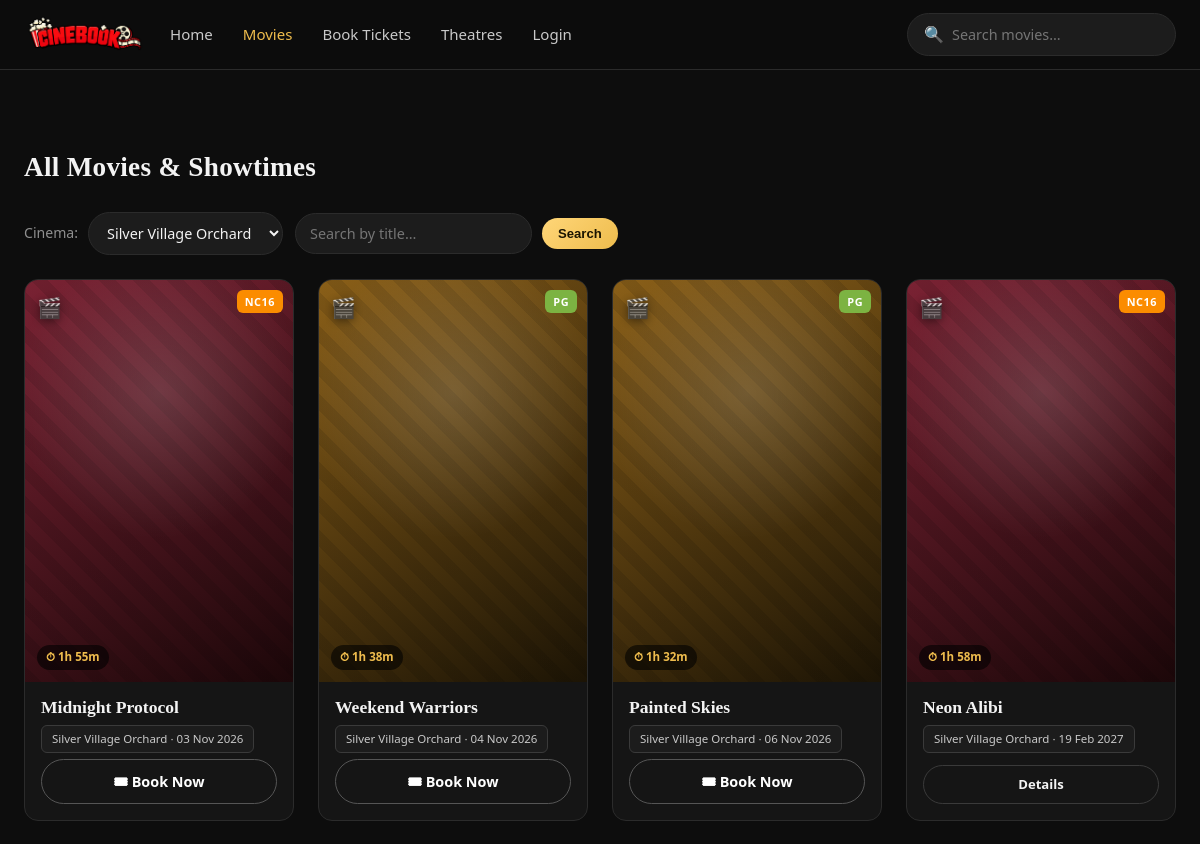
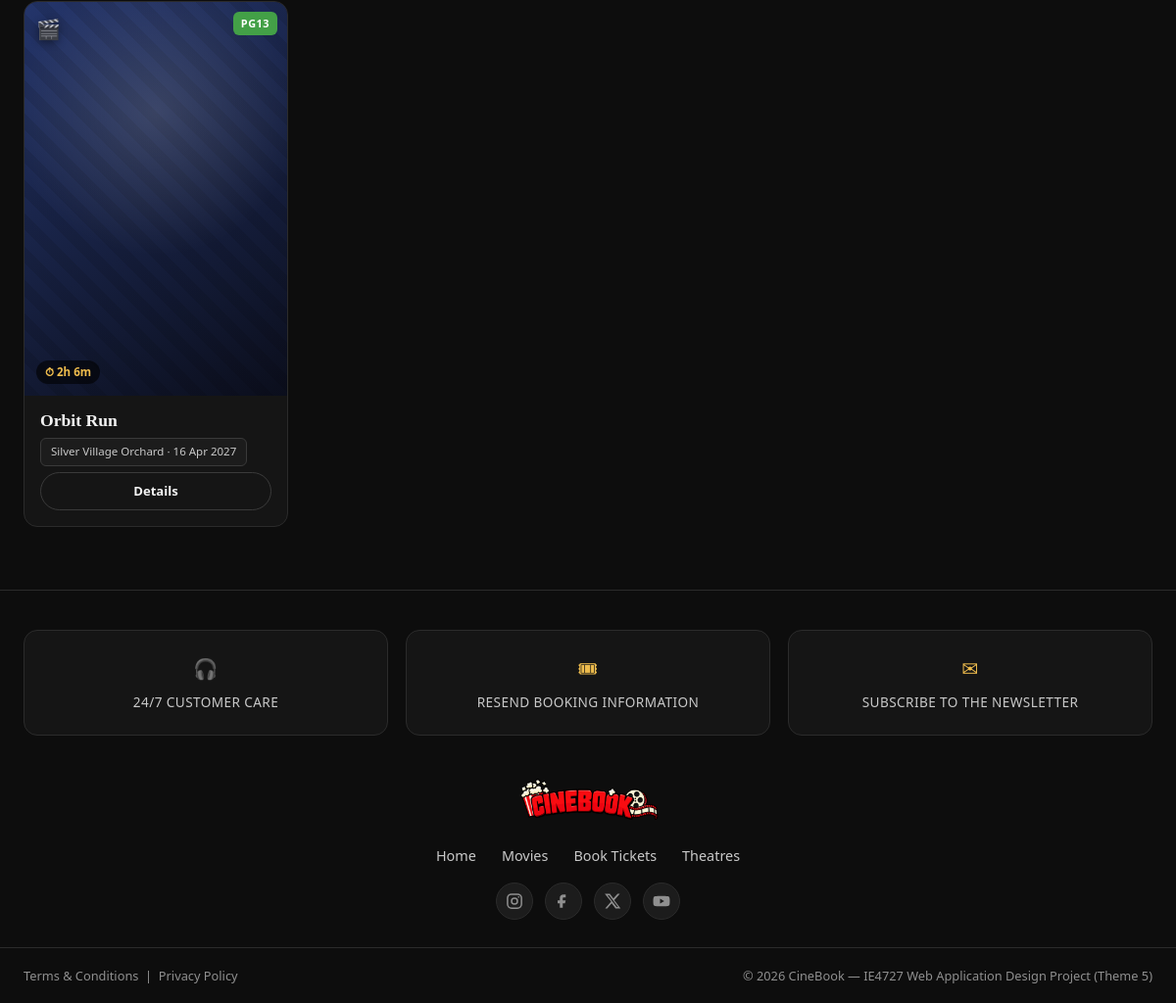
The app's page /movies.php?cinema=2 with its own data (2 pictures, top to bottom).
### tables this page shows
CREATE TABLE movie (
    Movie_ID INT AUTO_INCREMENT PRIMARY KEY,
    Location VARCHAR(150),
    Date DATE,
    Showtime TIME,
    Description TEXT,
    Title VARCHAR(150) NOT NULL,
    Poster VARCHAR(255) NOT NULL DEFAULT '',
    Backdrop VARCHAR(255) NOT NULL DEFAULT '',
    Trailer_File VARCHAR(255) NULL DEFAULT NULL,
    Genre VARCHAR(80),
    Duration_Min INT,
    Certificate VARCHAR(10) DEFAULT 'PG',
    Stars TINYINT DEFAULT 4,
    Status VARCHAR(20) DEFAULT 'showing',
    Cinema_ID INT,
    FOREIGN KEY (Cinema_ID) REFERENCES cinema(Cinema_ID)
);

CREATE TABLE cinema (
    Cinema_ID INT AUTO_INCREMENT PRIMARY KEY,
    Cinema_Name VARCHAR(100) NOT NULL,
    Cinema_Cont VARCHAR(20),
    Bran_ID INT,
    FOREIGN KEY (Bran_ID) REFERENCES branch(Bran_ID)
);

### movies.php (the view, shortened to what this page needs)
<?php
require_once 'includes/db_connect.php';
include 'includes/header.php';
$cinemaFilter = isset($_GET['cinema']) && is_scalar($_GET['cinema']) && ctype_digit((string)$_GET['cinema']) ? (int)$_GET['cinema'] : 0;
$q = is_string($_GET['q'] ?? null) ? trim($_GET['q']) : '';
$q = substr($q, 0, 100);
$cinemas = $conn->query("SELECT Cinema_ID, Cinema_Name FROM cinema ORDER BY Cinema_Name");
$sql = "SELECT m.Movie_ID, m.Title, m.Genre, m.Duration_Min, m.Date, m.Showtime,
               m.Certificate, m.Stars, m.Status, m.Poster, c.Cinema_Name
        FROM movie m LEFT JOIN cinema c ON m.Cinema_ID = c.Cinema_ID
        WHERE m.Movie_ID IN (SELECT MIN(Movie_ID) FROM movie GROUP BY Title)";
$params = [];
$types = "";
if ($cinemaFilter > 0) { $sql .= " AND m.Cinema_ID = ?"; $params[] = $cinemaFilter; $types .= "i"; }
$sql .= " ORDER BY m.Date ASC, m.Showtime ASC";
$stmt = $conn->prepare($sql);
if ($types !== "") $stmt->bind_param($types, ...$params);
$stmt->execute();
$result = $stmt->get_result();
?>
<div class="section-head">
    <h2><?php echo $q !== '' ? 'Results for “' . htmlspecialchars($q) . '”' : 'All Movies &amp; Showtimes'; ?></h2>
</div>
<div class="toolbar">
    <form method="GET" action="movies.php">
        <label for="cinema">Cinema:</label>
        <select name="cinema" id="cinema" onchange="this.form.submit()">
            <?php while ($c = $cinemas->fetch_assoc()): ?>
                <option value="<?php echo $c['Cinema_ID']; ?>" <?php echo ($cinemaFilter == $c['Cinema_ID']) ? 'selected' : ''; ?>>
                    <?php echo htmlspecialchars($c['Cinema_Name']); ?>
                </option>
            <?php endwhile; ?>
        </select>
    </form>
    <form method="GET" action="movies.php">
        <input type="search" name="q" placeholder="Search by title…" value="<?php echo htmlspecialchars($q); ?>">
        <button type="submit" class="btn btn-sm">Search</button>
    </form>
</div>
<div class="movie-grid">
<?php if ($result && $result->num_rows > 0): ?>
    <?php while ($row = $result->fetch_assoc()): ?>
        <div class="movie-card">
            <a class="poster<?php echo poster_has_img($row['Poster']); ?>" data-genre="<?php echo htmlspecialchars($row['Genre']); ?>"<?php echo poster_style($row['Poster']); ?>
               href="movie_details.php?id=<?php echo $row['Movie_ID']; ?>">
                <?php echo cert_badge($row['Certificate']); ?>
                <span class="dur-pill">&#9201; <?php echo formatDuration($row['Duration_Min']); ?></span>
            </a>
            <div class="movie-card-foot">
                <a class="mc-title" href="movie_details.php?id=<?php echo $row['Movie_ID']; ?>"><?php echo htmlspecialchars($row['Title']); ?></a>
                <div class="mc-location"><?php echo htmlspecialchars($row['Cinema_Name']); ?> &middot; <?php echo date("d M Y", strtotime($row['Date'])); ?></div>
                <?php if ($row['Status'] === 'coming'): ?>
                    <a href="movie_details.php?id=<?php echo $row['Movie_ID']; ?>" class="btn btn-sm btn-ghost">Details</a>
                <?php else: ?>
                    <a href="booking.php?movie_id=<?php echo $row['Movie_ID']; ?>" class="book-now-btn">
                        🎟 Book Now
                    </a>
                <?php endif; ?>
            </div>
        </div>
    <?php endwhile; ?>
<?php else: ?>
    <div class="empty-state"><div class="big">&#128269;</div><p>No movies found<?php echo $q !== '' ? ' for “' . htmlspecialchars($q) . '”' : ''; ?>. <a href="movies.php" style="color:var(--gold);">Clear filters</a>.</p></div>
<?php endif; ?>
</div>
<?php include 'includes/footer.php'; $conn->close(); ?>

### includes/functions.php (shortened to what this page needs)
<?php
function poster_file($poster) {
    $poster = trim((string) $poster);
    return '';
}
function poster_has_img($poster) {
    return poster_file($poster) !== '' ? ' has-img' : '';
}
function poster_style($poster) {
    $f = poster_file($poster);
    if ($f === '') return '';
    return ' style="background-image:url(\'images/posters/' . htmlspecialchars(rawurlencode($f)) . '\')"';
}
function cert_badge($cert) {
    $cert = trim((string) $cert);
    $cls = preg_replace('/[^A-Z0-9]/', '', strtoupper($cert));
    return '<span class="cert-badge cert-' . $cls . '">' . htmlspecialchars($cert) . '</span>';
}

### records on screen
movie: Certificate "NC16", Duration_Min "1h 55m", Title "Midnight Protocol", Cinema_ID.Cinema_Name "Silver Village Orchard", Date "03 Nov 2026"
movie: Certificate "PG", Duration_Min "1h 38m", Title "Weekend Warriors", Cinema_ID.Cinema_Name "Silver Village Orchard", Date "04 Nov 2026"
movie: Certificate "PG", Duration_Min "1h 32m", Title "Painted Skies", Cinema_ID.Cinema_Name "Silver Village Orchard", Date "06 Nov 2026"
movie: Certificate "NC16", Duration_Min "1h 58m", Title "Neon Alibi", Cinema_ID.Cinema_Name "Silver Village Orchard", Date "19 Feb 2027"
movie: Certificate "PG13", Duration_Min "2h 6m", Title "Orbit Run", Cinema_ID.Cinema_Name "Silver Village Orchard", Date "16 Apr 2027"

### other values on screen
form field cinema "Silver Village Orchard"
